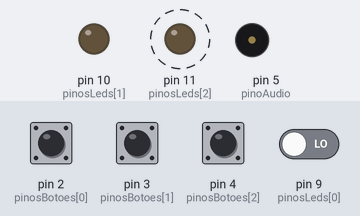
The sketch below on a simulated Arduino Uno, built with avr-gcc and run on an emulated ATmega328P. Parts: output pins drawn as LEDs (lit = HIGH), buzzer (waves = sounding). Dashed ring = blinking. The test bench sets the inputs (shaded band); at power-on: pin 2 (pinosBotoes[0]), pin 3 (pinosBotoes[1]), pin 4 (pinosBotoes[2]), pin 9 (pinosLeds[0]) LOW. Random numbers use the default seed unless the sketch sets one; pins used as bus, display or sensor lines are not drawn.

Above: at 2.9 s.
3.0 s: pin 2 (pinosBotoes[0]) pulled HIGH for 0.15 s
At 3.15 s:
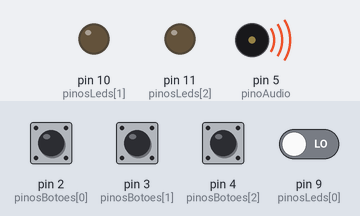
At 3.61 s:
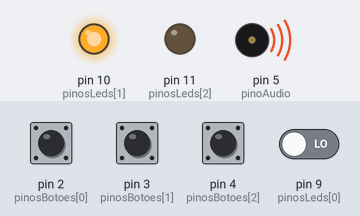
6.0 s: pin 9 (pinosLeds[0]) driven HIGH
At 6.0 s:
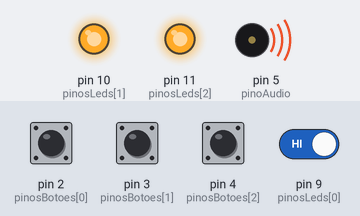
Timing chart, 0 to 15.0 s (numbered marks = the images above; inputs shaded):
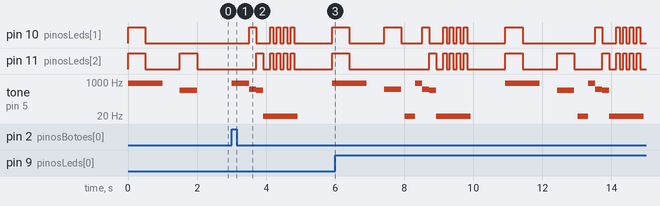

Measured:
- after the input at 3.0 s, pin 10 (pinosLeds[1]): goes HIGH 0.20 s, LOW 0.40 s, 3 × (HIGH 0.10 s, LOW 0.10 s), HIGH 0.10 s, LOW 1.1 s, then HIGH, starting after 0.51 s; pin 11 (pinosLeds[2]): goes HIGH 0.20 s, LOW 0.20 s, 3 × (HIGH 0.10 s, LOW 0.10 s), HIGH 0.10 s, LOW 1.1 s, then HIGH, starting after 0.71 s
- by itself, pin 11 (pinosLeds[2]): alternates HIGH for 0.50 s and LOW for 1.0 s

The sketch:

Genius.ino
```cpp
// Código de Funcionamento Genius
// Traduzido e adaptado por Usinainfo
// www.usinainfo.com.br

//Definindo as notas de cada som
#define NOTE_D4  294
#define NOTE_G4  392
#define NOTE_A4  440
#define NOTE_A5  880

int tons[3] = { NOTE_A5, NOTE_A4, NOTE_G4};    // Sortea os sons utilizados
int sequencia[100] = {};                                 // Inicia sequencial de até 100 variáveis
int rodada_atual = 0;                                    // Indica a rodada do jogo
int passo_atual_na_sequencia = 0;                        // Indica a situação atual da sequecia

int pinoAudio = 5;                       // Define o pino de áudio
int pinosLeds[3] = { 9, 10, 11 };         // Define os pinos dos LEDs
int pinosBotoes[3] = { 2, 3, 4 };     // Define os pinos dos buttons

int botao_pressionado = 0;  // Inicializa botão em 0
int perdeu_o_jogo = false;  // Variável fim de jogo

void setup() {
  for (int i = 0; i <= 3; i++) {
    pinMode(pinosLeds[i], OUTPUT);   // Define o pino dos LEDs como saída
  }

  for (int i = 0; i <= 3; i++) {
    pinMode(pinosBotoes[i], INPUT);  // Define o pino dos botões como entrada
  }

  pinMode(pinoAudio, OUTPUT);        // Define o pino de áudio como saída
  randomSeed(analogRead(0));         // Gera um valor entre 0 e 1023
}

void loop() {
    if (perdeu_o_jogo) {            // Se acabar o jogo reinicia todas as variáveis
    int sequencia[100] = {};
    rodada_atual = 0;
    passo_atual_na_sequencia = 0;
    perdeu_o_jogo = false;
  }

  if (rodada_atual == 0) {  // Som para inicialização da rodada
    tocarSomDeInicio();
    delay(500);
  }

  proximaRodada();        // Inicia a próxima rodada
  reproduzirSequencia();  // Reproduz a sequencia atual
  aguardarJogador();      // Aguarda jogadas
  delay(1000);            // 1 segundo de uma jogada a outra
}

void proximaRodada() {  // Sorteia o novo item da rodada
  int numero_sorteado = random(0, 3);
  sequencia[rodada_atual++] = numero_sorteado;
}

void reproduzirSequencia() {   //Reproduz a sequencia selecionada
  for (int i = 0; i < rodada_atual; i++) {
    tone(pinoAudio, tons[sequencia[i]]);
    digitalWrite(pinosLeds[sequencia[i]], HIGH);
    delay(500);
    noTone(pinoAudio);
    digitalWrite(pinosLeds[sequencia[i]], LOW);
    delay(100);
  }
  noTone(pinoAudio);
}

void aguardarJogador() {  // Aguarda o inicio do jogo
  for (int i = 0; i < rodada_atual; i++) {
    aguardarJogada();
    verificarJogada();

    if (perdeu_o_jogo) {
      break;
    }

    passo_atual_na_sequencia++;
  }

  passo_atual_na_sequencia = 0;  // Redefine a variável
}

void aguardarJogada() {
  boolean jogada_efetuada = false;
  while (!jogada_efetuada) {
    for (int i = 0; i <= 3; i++) {
      if (digitalRead(pinosBotoes[i]) == HIGH) {
        botao_pressionado = i; // Indica o botão pressionado
        tone(pinoAudio, tons[i]);
        digitalWrite(pinosLeds[i], HIGH);
        delay(300);
        digitalWrite(pinosLeds[i], LOW);
        noTone(pinoAudio);

        jogada_efetuada = true;
      }
    }
    delay(10);
  }
}

void verificarJogada() {
  if (sequencia[passo_atual_na_sequencia] != botao_pressionado) {
    for (int i = 0; i <= 3; i++) {  // Fim de jogo
      tone(pinoAudio, tons[i]);
      digitalWrite(pinosLeds[i], HIGH);
      delay(200);
      digitalWrite(pinosLeds[i], LOW);
      noTone(pinoAudio);
    }

    tone(pinoAudio, tons[3]);
    for (int i = 0; i <= 3; i++) {
      digitalWrite(pinosLeds[0], HIGH);
      digitalWrite(pinosLeds[1], HIGH);
      digitalWrite(pinosLeds[2], HIGH);
      digitalWrite(pinosLeds[3], HIGH);
      delay(100);
      digitalWrite(pinosLeds[0], LOW);
      digitalWrite(pinosLeds[1], LOW);
      digitalWrite(pinosLeds[2], LOW);
      digitalWrite(pinosLeds[3], LOW);
      delay(100);
    }
    noTone(pinoAudio);

    perdeu_o_jogo = true;
  }
}

void tocarSomDeInicio() {
  tone(pinoAudio, tons[0]);
  digitalWrite(pinosLeds[0], HIGH);
  digitalWrite(pinosLeds[1], HIGH);
  digitalWrite(pinosLeds[2], HIGH);
  digitalWrite(pinosLeds[3], HIGH);
  delay(500);
  digitalWrite(pinosLeds[0], LOW);
  digitalWrite(pinosLeds[1], LOW);
  digitalWrite(pinosLeds[2], LOW);
  digitalWrite(pinosLeds[3], LOW);
  delay(500);
  noTone(pinoAudio);
}
```
